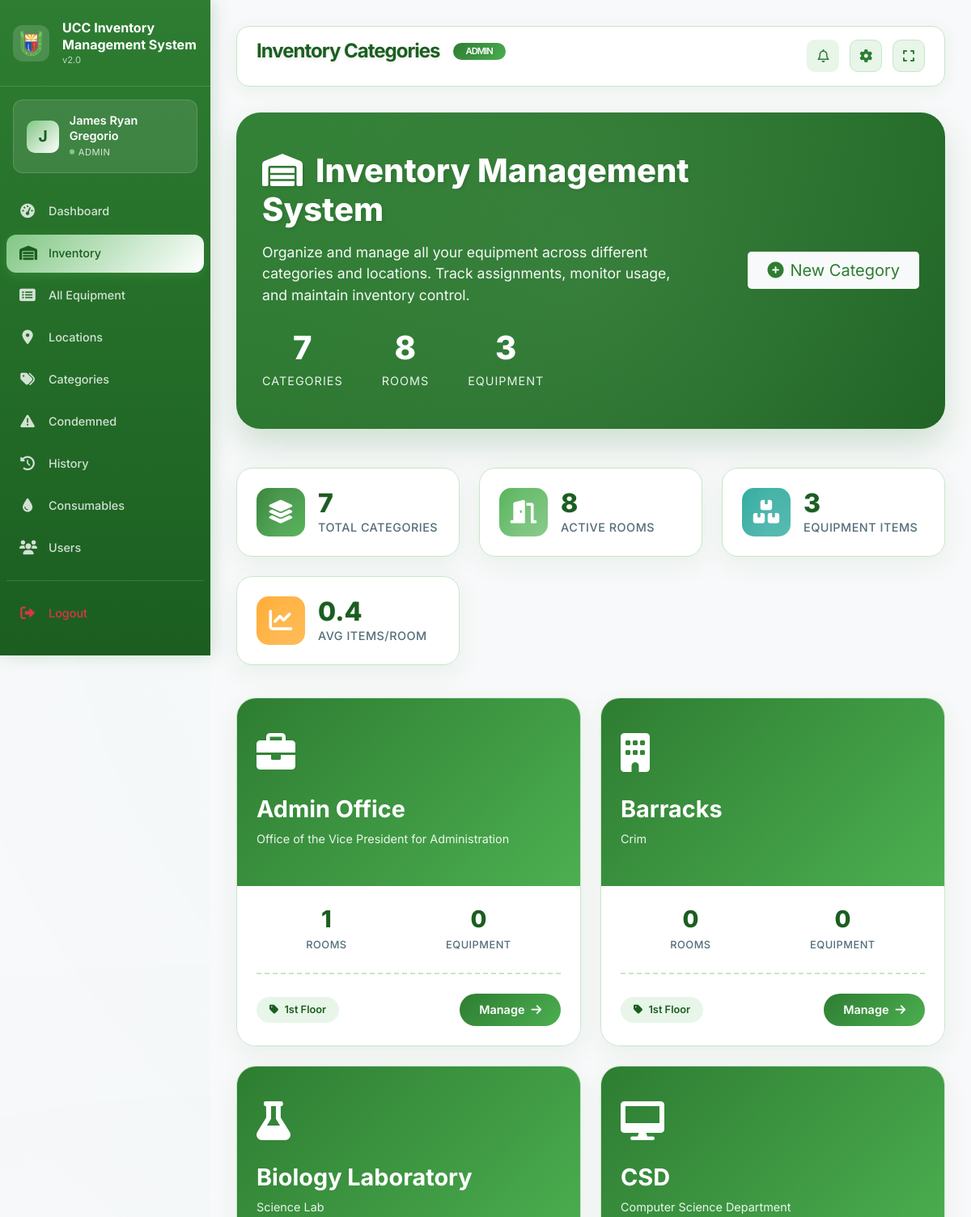
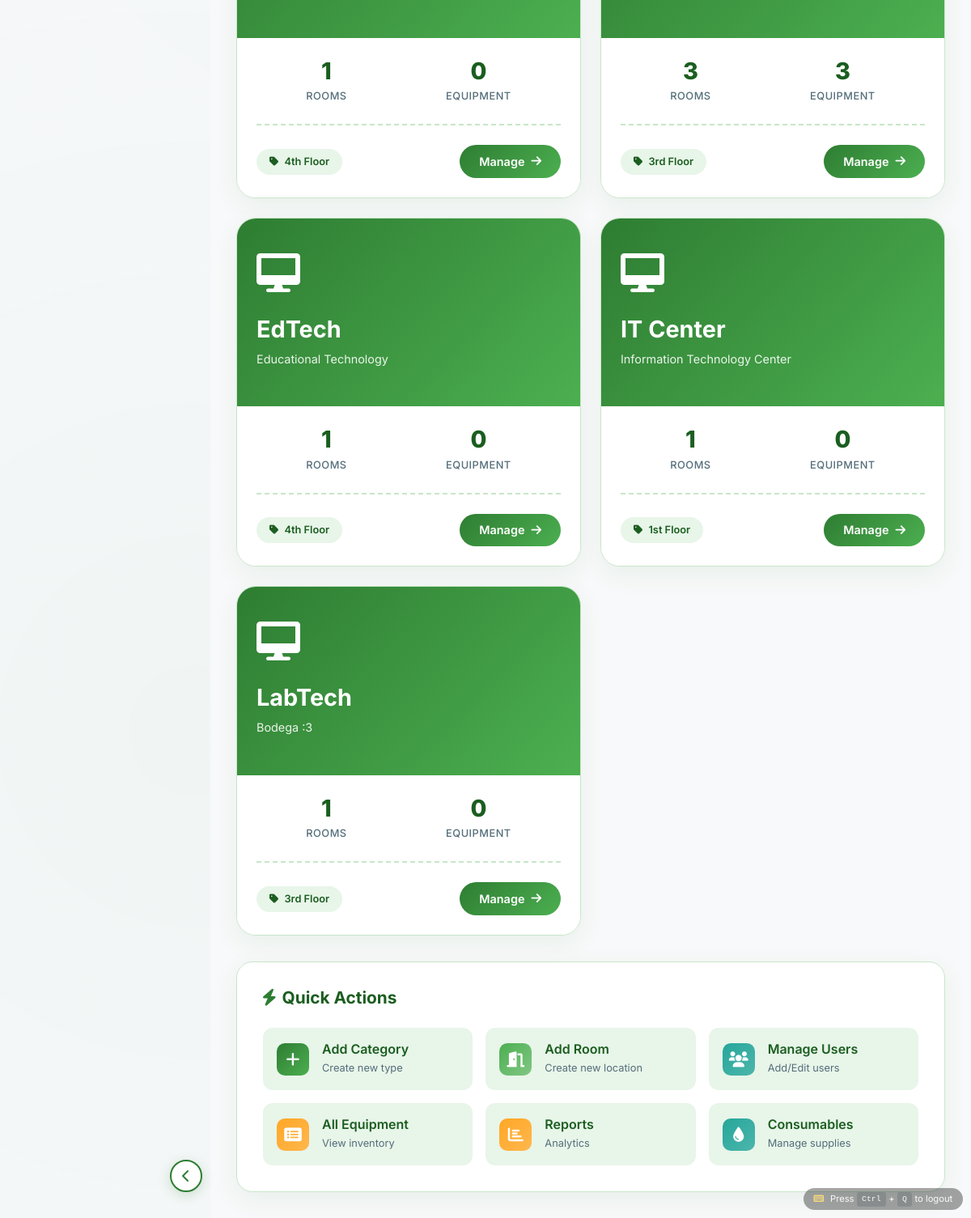
The app's page /admin/inventory_categories.php (signed in) with its own data (2 pictures, top to bottom).
### tables this page shows
CREATE TABLE `location_types` (
  `id` int(11) NOT NULL,
  `type_code` varchar(50) NOT NULL,
  `type_name` varchar(100) NOT NULL,
  `campus` varchar(100) DEFAULT 'Main Campus',
  `description` text DEFAULT NULL,
  `icon_class` varchar(50) DEFAULT 'fa-building',
  `color_primary` varchar(7) DEFAULT '#008543',
  `color_secondary` varchar(7) DEFAULT '#20c997',
  `equipment_label` varchar(50) DEFAULT 'Equipment',
  `manager_title` varchar(50) DEFAULT 'Manager',
  `is_active` tinyint(1) DEFAULT 1,
  `created_at` timestamp NOT NULL DEFAULT current_timestamp(),
  `updated_at` timestamp NOT NULL DEFAULT current_timestamp() ON UPDATE current_timestamp()
);

### admin/inventory_categories.php (the view, shortened to what this page needs)
<?php
$database = new Database();
$db = $database->getConnection();
$query = "SELECT lt.*,
          COUNT(DISTINCT l.id) as room_count,
          COALESCE(SUM(
              CASE
                  WHEN lt.type_code = 'computer_lab' THEN (SELECT COUNT(*) FROM computer_inventory WHERE location_id = l.id)
                  WHEN lt.type_code = 'kitchen' THEN (SELECT COUNT(*) FROM kitchen_equipment WHERE location_id = l.id)
                  WHEN lt.type_code = 'office' THEN (SELECT COUNT(*) FROM office_equipment WHERE location_id = l.id)
                  WHEN lt.type_code = 'regular_lab' THEN (SELECT COUNT(*) FROM lab_equipment WHERE location_id = l.id)
                  ELSE (SELECT COUNT(*) FROM general_equipment WHERE location_id = l.id)
              END
          ), 0) as total_equipment
          FROM location_types lt
          LEFT JOIN locations l ON lt.id = l.location_type_id OR lt.type_code = l.location_type
          WHERE lt.is_active = 1
          GROUP BY lt.id
          ORDER BY lt.type_name";
$stmt = $db->prepare($query);
$stmt->execute();
$location_types = $stmt->fetchAll(PDO::FETCH_ASSOC);
$total_rooms = array_sum(array_column($location_types, 'room_count'));
$total_equipment = array_sum(array_column($location_types, 'total_equipment'));
include '../includes/header.php';
?>
<div class="inventory-hero">
    <div class="hero-content">
        <div class="row align-items-center">
            <div class="col-lg-8">
                <h1 class="hero-title">
                    <i class="fas fa-warehouse me-3"></i>Inventory Management System
                </h1>
                <p class="hero-subtitle">
                    Organize and manage all your equipment across different categories and locations.
                    Track assignments, monitor usage, and maintain inventory control.
                </p>
                <div class="hero-stats">
                    <div class="hero-stat-item">
                        <span class="hero-stat-number"><?php echo count($location_types); ?></span>
                        <span class="hero-stat-label">Categories</span>
                    </div>
                    <div class="hero-stat-item">
                        <span class="hero-stat-number"><?php echo $total_rooms; ?></span>
                        <span class="hero-stat-label">Rooms</span>
                    </div>
                    <div class="hero-stat-item">
                        <span class="hero-stat-number"><?php echo $total_equipment; ?></span>
                        <span class="hero-stat-label">Equipment</span>
                    </div>
                </div>
            </div>
            <div class="col-lg-4 text-lg-end">
                <a href="location_types.php" class="btn btn-light btn-lg px-4" style="color: var(--ucc-green-primary); border: none;">
                    <i class="fas fa-plus-circle me-2"></i>New Category
                </a>
            </div>
        </div>
    </div>
</div>
<?php if (empty($location_types)): ?>
<div class="empty-state">
    <div class="empty-state-icon">
        <i class="fas fa-box-open"></i>
    </div>
    <h3>No Inventory Categories Found</h3>
    <p>Get started by creating your first inventory category. Categories help you organize different types of equipment and locations.</p>
    <a href="location_types.php" class="btn-create">
        <i class="fas fa-plus-circle me-2"></i>Create Your First Category
    </a>
</div>
<?php else: ?>
<div class="stats-grid">
    <div class="stat-card">
        <div class="stat-icon primary">
            <i class="fas fa-layer-group"></i>
        </div>
        <div class="stat-content">
            <h3><?php echo count($location_types); ?></h3>
            <p>Total Categories</p>
        </div>
    </div>
    <div class="stat-card">
        <div class="stat-icon success">
            <i class="fas fa-door-open"></i>
        </div>
        <div class="stat-content">
            <h3><?php echo $total_rooms; ?></h3>
            <p>Active Rooms</p>
        </div>
    </div>
    <div class="stat-card">
        <div class="stat-icon info">
            <i class="fas fa-boxes"></i>
        </div>
        <div class="stat-content">
            <h3><?php echo $total_equipment; ?></h3>
            <p>Equipment Items</p>
        </div>
    </div>
    <div class="stat-card">
        <div class="stat-icon warning">
            <i class="fas fa-chart-line"></i>
        </div>
        <div class="stat-content">
            <h3><?php echo round(($total_rooms > 0 ? ($total_equipment / $total_rooms) : 0), 1); ?></h3>
            <p>Avg Items/Room</p>
        </div>
    </div>
</div>
<div class="categories-grid">
    <?php foreach ($location_types as $type): ?>
    <div class="category-card" onclick="window.location.href='inventory_rooms.php?category_id=<?php echo $type['id']; ?>'">
        <div class="category-header">
            <div class="category-icon">
                <i class="fas <?php echo $type['icon_class']; ?>"></i>
            </div>
            <h3 class="category-title"><?php echo htmlspecialchars($type['type_name']); ?></h3>
            <p class="category-desc"><?php echo htmlspecialchars($type['description'] ?: 'No description'); ?></p>
        </div>
        <div class="category-body">
            <div class="category-stats">
                <div class="category-stat">
                    <span class="category-stat-value"><?php echo $type['room_count']; ?></span>
                    <span class="category-stat-label">Rooms</span>
                </div>
                <div class="category-stat">
                    <span class="category-stat-value"><?php echo $type['total_equipment']; ?></span>
                    <span class="category-stat-label">Equipment</span>
                </div>
            </div>
            <div class="category-footer">
                <span class="category-badge">
                    <i class="fas fa-tag me-1"></i>
                    <?php echo htmlspecialchars($type['type_code']); ?>
                </span>
                <span class="category-btn">
                    Manage <i class="fas fa-arrow-right"></i>
                </span>
            </div>
        </div>
    </div>
    <?php endforeach; ?>
</div>
<div class="quick-actions-panel">
    <h5 class="quick-actions-title">
        <i class="fas fa-bolt" style="color: var(--ucc-green-primary);"></i>
        Quick Actions
    </h5>
    <div class="quick-actions-grid">
        <a href="location_types.php" class="quick-action-item">
            <div class="quick-action-icon primary">
                <i class="fas fa-plus"></i>
            </div>
            <div class="quick-action-content">
                <h6>Add Category</h6>
                <small>Create new type</small>
            </div>
        </a>
        <a href="locations.php" class="quick-action-item">
            <div class="quick-action-icon success">
                <i class="fas fa-door-open"></i>
            </div>
            <div class="quick-action-content">
                <h6>Add Room</h6>
                <small>Create new location</small>
            </div>
        </a>
        <a href="users.php" class="quick-action-item">
            <div class="quick-action-icon info">
                <i class="fas fa-users"></i>
            </div>
            <div class="quick-action-content">
                <h6>Manage Users</h6>
                <small>Add/Edit users</small>
            </div>
        </a>
        <a href="all_equipment.php" class="quick-action-item">
            <div class="quick-action-icon warning">
                <i class="fas fa-list-alt"></i>
            </div>
            <div class="quick-action-content">
                <h6>All Equipment</h6>
                <small>View inventory</small>
            </div>
        </a>
        <a href="inventory_monitor.php" class="quick-action-item">
            <div class="quick-action-icon" style="background: linear-gradient(135deg, #FFA726 0%, #FFB74D 100%);">
                <i class="fas fa-chart-bar"></i>
            </div>
            <div class="quick-action-content">
                <h6>Reports</h6>
                <small>Analytics</small>
            </div>
        </a>
        <a href="consumables.php" class="quick-action-item">
            <div class="quick-action-icon" style="background: linear-gradient(135deg, #26A69A 0%, #4DB6AC 100%);">
                <i class="fas fa-tint"></i>
            </div>
            <div class="quick-action-content">
                <h6>Consumables</h6>
                <small>Manage supplies</small>
            </div>
        </a>
    </div>
</div>
<?php endif; ?>
<?php include '../includes/footer.php'; ?>

### records on screen
location_types: type_name "Admin Office", description "Office of the Vice President for Administration", room_count "1", total_equipment "0", type_code "1st Floor"
location_types: type_name "Barracks", description "Crim", room_count "0", total_equipment "0", type_code "1st Floor"
location_types: type_name "Biology Laboratory", description "Science Lab", room_count "1", total_equipment "0", type_code "4th Floor"
location_types: type_name "CSD", description "Computer Science Department", room_count "3", total_equipment "3", type_code "3rd Floor"
location_types: type_name "EdTech", description "Educational Technology", room_count "1", total_equipment "0", type_code "4th Floor"
location_types: type_name "IT Center", description "Information Technology Center", room_count "1", total_equipment "0", type_code "1st Floor"
location_types: type_name "LabTech", description "Bodega :3", room_count "1", total_equipment "0", type_code "3rd Floor"

### other values on screen
substr($_SESSION['full_name'], 0, 1) "J"
$_SESSION['full_name'] "James Ryan Gregorio"
$_SESSION['role'] "ADMIN"
$page_title "Inventory Categories"
count($location_types) "7"
$total_rooms "8"
$total_equipment "3"
$total_rooms > 0 ? ($total_equipment / $total_rooms) : 0 "0.4"
